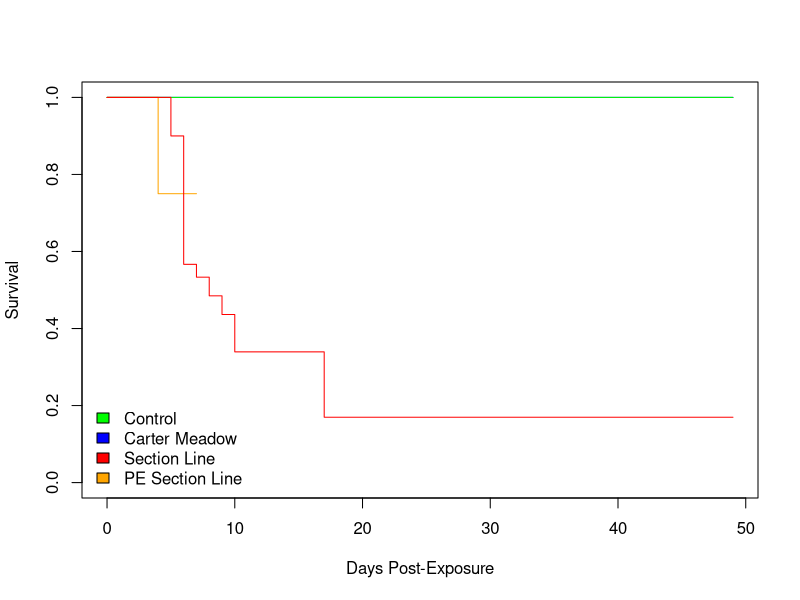

Write R code to recreate this figure. (Note: this script raises an error after producing the figure.)
# Eskew et al. wood frog/American bullfrog transcriptomics study

# Survival Analyses

# This script generates: Figures 1a, 1b

#==============================================================================


# Load packages

library(survival)
library(dplyr)

#==============================================================================


# Load survival data

# Note: 
# Status == "1" indicates an animal that was euthanized because of health 
# status during the course of the study;
# Status == "2" indicates an animal that survived until the end of the study;
# Status == "3" indicates an animal that was sacrificed for tissue collection
# (and was therefore censored in survival analyses)

d <- read.csv("../data/survival_data.csv")
d$DaysSurviving <- as.numeric(d$DaysSurviving)

# Select relevant treatment groups

d <- d %>% 
  filter(Treatment != "Untreated") %>%
  droplevels()

# Subset dataframe by species for plotting purposes

dwood <- filter(d, Species == "Wood Frog")
dbull <- filter(d, Species == "Bullfrog")

#==============================================================================


# Fit survival objects with full dataframe. Status is set to "1" because 
# those represent animals that were euthanized during the course of the 
# experiment (most presumably suffering bad health from Bd infection). 
# The model fit is just an intercept model

mSurv <- Surv(d$DaysSurviving, d$Status == 1)
summary(mSurv)

mfit <- survfit(Surv(d$DaysSurviving, d$Status == 1) ~ 1)
mfit
summary(mfit)


# Fit survival objects with differences by treatment and species

mfitTreat <- survfit(
  Surv(d$DaysSurviving, d$Status == 1) ~ d$Treatment + d$Species)
mfitTreat
summary(mfitTreat)

# Calculate Chi square on these results

survdiff(Surv(d$DaysSurviving, d$Status == 1) ~ d$Treatment + d$Species)


# Fit survival objects with differences by treatment for wood frogs only

mfitTreat_wood <- survfit(
  Surv(dwood$DaysSurviving, dwood$Status == 1) ~ dwood$Treatment)
mfitTreat_wood
summary(mfitTreat_wood)

# Calculate Chi square on these results

survdiff(Surv(dwood$DaysSurviving, dwood$Status == 1) ~ dwood$Treatment)


# Verify that control wood frog survival differs significantly from 
# Section Line wood frog survival

dwood.sub1 <- filter(dwood, Treatment %in% c("Control", "SectionLine"))

survdiff(Surv(dwood.sub1$DaysSurviving, dwood.sub1$Status == 1) ~ 
           dwood.sub1$Treatment)


# Verify that control wood frog survival differs significantly from 
# previously exposed Section Line wood frog survival

dwood.sub2 <- 
  filter(dwood, Treatment %in% c("Control", "PreviouslyExposedSectionLine"))

survdiff(Surv(dwood.sub2$DaysSurviving, dwood.sub2$Status == 1) ~ 
           dwood.sub2$Treatment)


# Fit survival objects with differences by treatment for bullfrogs only

mfitTreat_bull <- survfit(
  Surv(dbull$DaysSurviving, dbull$Status == 1) ~ dbull$Treatment)
mfitTreat_bull
summary(mfitTreat_bull)

# Calculate Chi square on these results

survdiff(Surv(dbull$DaysSurviving, dbull$Status == 1) ~ dbull$Treatment)

#==============================================================================


# Plotting


# Plot all wood frog survival data at once

plot(mfitTreat_wood, col = c("blue", "green", "orange", "red"), 
     xlab = "Days Post-Exposure", ylab = "Survival")
legend(x = "bottomleft", 
       c("Control", "Carter Meadow", "Section Line", "PE Section Line"), 
       fill = c("green", "blue", "red", "orange"), bty = "n")

# Plot coded to show treatments sequentially

tiff("../figures/Figure_1a.tiff", width = 800, height = 600, res = 96)

plot(mfitTreat_wood[2, ], col = "green", lwd = 6, 
     cex.axis = 1.2, cex.lab = 1.4, las = 1, bty = "l", 
     xlab = "Days Post-Exposure", ylab = "Survival", conf.int = T)

legend(x = "bottomleft", 
       c("Control", "Carter Meadow", "Section Line", "PE Section Line"), 
       fill = c("green", "blue", "red", "orange"), bty = "n", cex = 1.2)

lines(mfitTreat_wood[1, ], col = "blue", lwd = 6, conf.int = F)

lines(mfitTreat_wood[4, ], col = "red", lwd = 6, conf.int = F)

lines(mfitTreat_wood[3, ], col = "orange", lwd = 6, conf.int = F)

mtext(expression((italic(a))), cex = 2)

dev.off()


# Plot all bullfrog survival data at once

plot(mfitTreat_bull, col = c("blue", "green", "red"), 
     xlab = "Days Post-Exposure", ylab = "Survival") 
legend(x = "bottomleft", 
       c("Control", "Carter Meadow", "Section Line"), 
       fill = c("green", "blue", "red"), bty = "n")

# Plot coded to show treatments sequentially

tiff("../figures/Figure_1b.tiff", width = 800, height = 600, res = 96)

plot(mfitTreat_bull[2, ], col = "green", lwd = 6, 
     cex.axis = 1.2, cex.lab = 1.4, las = 1, bty = "l", 
     xlab = "Days Post-Exposure", ylab = "Survival", conf.int = F) 

legend(x = "bottomleft", c("Control", "Carter Meadow", "Section Line"), 
       fill = c("green", "blue", "red"), bty = "n", cex = 1.2)

lines(mfitTreat_bull[1, ], col = "blue", lwd = 6, conf.int = F)

lines(mfitTreat_bull[3, ], col = "red", lwd = 6, conf.int = F)

mtext(expression((italic(b))), cex = 2)

dev.off()
